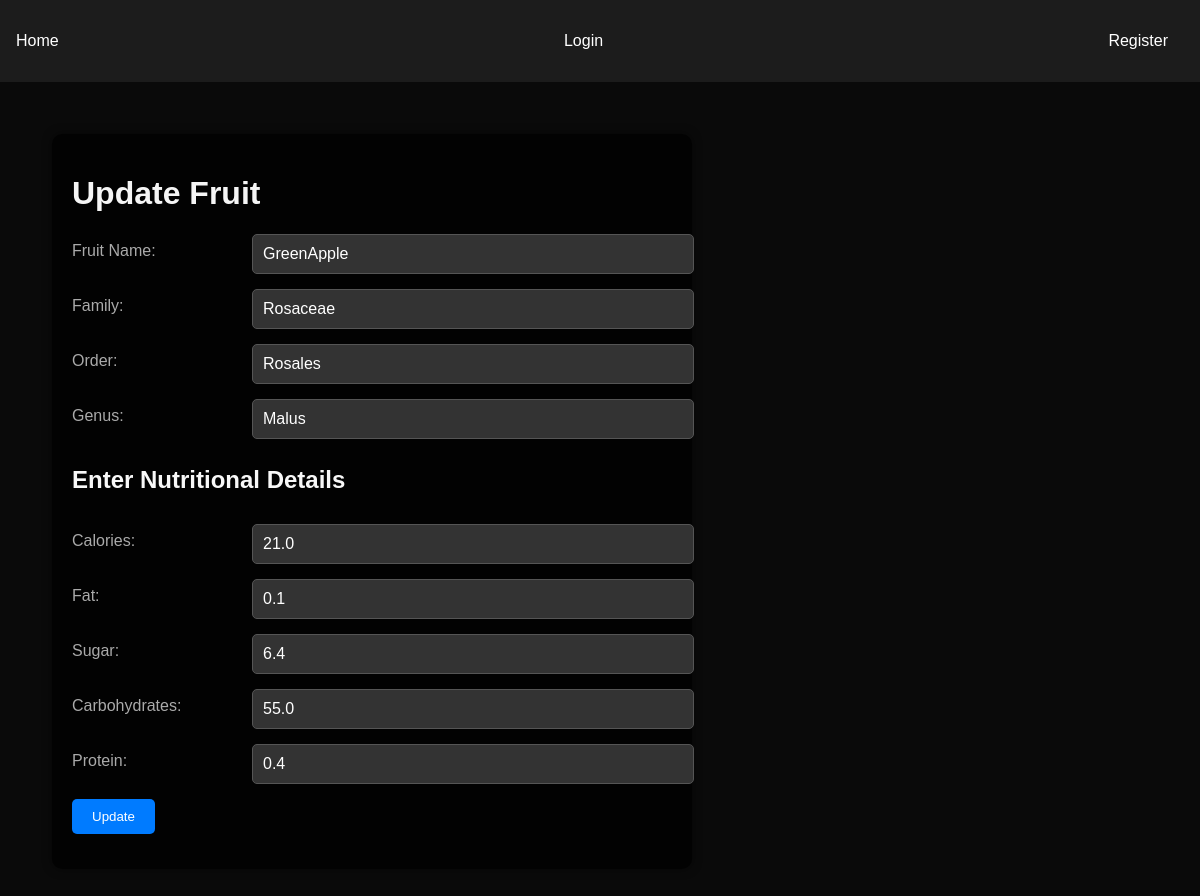
The app's page /users/update_fruit/17/ with its own data.
### users/models.py (models this page shows, shortened)
class Fruit(models.Model):
    name = models.CharField(max_length=100)
    family = models.CharField(max_length=100)
    order = models.CharField(max_length=100)
    genus = models.CharField(max_length=100)
    nutrition = models.OneToOneField(Nutrition, on_delete=models.CASCADE)

class Nutrition(models.Model):
    calories = models.FloatField()
    fat = models.FloatField()
    sugar = models.FloatField()
    carbohydrates = models.FloatField()
    protein = models.FloatField()

### users/views.py (the view)
# urls.py: path('update_fruit/<int:fruit_id>/', views.update_fruit, name='update_fruit'),
def update_fruit(request, fruit_id):
    fruit = get_object_or_404(Fruit, pk=fruit_id)
    if request.method == 'POST':
        fruit_form = FruitForm(request.POST, instance=fruit)
        nutrition_form = NutritionForm(request.POST, instance=fruit.nutrition)
        if fruit_form.is_valid() and nutrition_form.is_valid():
            fruit_form.save()
            nutrition_form.save()
            return redirect('home')
    else:
        fruit_form = FruitForm(instance=fruit)
        nutrition_form = NutritionForm(instance=fruit.nutrition)
    return render(request, 'users/update.html', {
        'fruit_form': fruit_form,
        'nutrition_form': nutrition_form,
    })

### users/forms.py
class FruitForm(forms.ModelForm):
    class Meta:
        model = Fruit
        fields = ['name', 'family', 'order', 'genus']

class NutritionForm(forms.ModelForm):
    class Meta:
        model = Nutrition
        fields = ['calories', 'fat', 'sugar', 'carbohydrates', 'protein']

### users/templates/users/update.html (shortened to what this page needs)
{% extends 'users/base.html' %}
{% load static %}
{% block content %}
<div class="add-container">
    <h1>Update Fruit</h1>
    <form method="POST" class="post-form">
        <div class="form-group row">
            <label class="col-sm-2 col-form-label">Fruit Name:</label>
            <div class="col-sm-4">
                {{ fruit_form.name }}
            </div>
        </div>
        <div class="form-group row">
            <label class="col-sm-2 col-form-label">Family:</label>
            <div class="col-sm-4">
                {{ fruit_form.family }}
            </div>
        </div>
        <div class="form-group row">
            <label class="col-sm-2 col-form-label">Order:</label>
            <div class="col-sm-4">
                {{ fruit_form.order }}
            </div>
        </div>
        <div class="form-group row">
            <label class="col-sm-2 col-form-label">Genus:</label>
            <div class="col-sm-4">
                {{ fruit_form.genus }}
            </div>
        </div>
        <div class="form-group row">
            <div class="col-sm-4">
                <h3>Enter Nutritional Details</h3>
            </div>
        </div>
        <div class="form-group row">
            <label class="col-sm-2 col-form-label">Calories:</label>
            <div class="col-sm-4">
                {{ nutrition_form.calories }}
            </div>
        </div>
        <div class="form-group row">
            <label class="col-sm-2 col-form-label">Fat:</label>
            <div class="col-sm-4">
                {{ nutrition_form.fat }}
            </div>
        </div>
        <div class="form-group row">
            <label class="col-sm-2 col-form-label">Sugar:</label>
            <div class="col-sm-4">
                {{ nutrition_form.sugar }}
            </div>
        </div>
        <div class="form-group row">
            <label class="col-sm-2 col-form-label">Carbohydrates:</label>
            <div class="col-sm-4">
                {{ nutrition_form.carbohydrates }}
            </div>
        </div>
        <div class="form-group row">
            <label class="col-sm-2 col-form-label">Protein:</label>
            <div class="col-sm-4">
                {{ nutrition_form.protein }}
            </div>
        </div>
        <div class="form-group row">
            <div class="col-sm-4">
                <button type="submit" class="btn btn-primary">Update</button>
            </div>
        </div>
    </form>
</div>
{% endblock %}

### users/static/users/styles.css (style rules this page uses)
html { scroll-behavior: smooth; width: 100%; }
body { font-family: Arial, sans-serif; margin:0; background-color:#0a0a0a; color:whitesmoke; }
header p,h3 { margin: 0.5em 0 0; }
.add-container { background-color: rgba(0, 0, 0, 0.8); padding: 20px; border-radius: 10px; text-align: left; box-shadow: 0 0 10px rgba(0, 0, 0, 0.5); max-width: 600px; width: 100%; margin: 20px; }
.add-container h3 { font-size: 24px; margin-bottom: 15px; color: #f8f8f8; }
.add-container .form-group { margin-bottom: 15px; }
.add-container label { font-size: 16px; color: #aaa; display: block; margin-bottom: 5px; }
.add-container input[type="text"], .add-container input[type="number"], .add-container select, .add-container textarea { width: 100%; padding: 10px; border: 1px solid #555; border-radius: 5px; background-color: #333; color: #fff; font-size: 16px; }
.add-container .form-group.row { display: flex; align-items: center; justify-content: space-between; }
.add-container .col-sm-2 { flex: 0 0 20%; }
.add-container .col-sm-4 { flex: 0 0 70%; }
.add-container .btn { background-color: #007BFF; color: #fff; padding: 10px 20px; border: none; border-radius: 5px; cursor: pointer; transition: background-color 0.3s ease; }

### records on screen
Fruit: name "GreenApple", family "Rosaceae", order "Rosales", genus "Malus"
Nutrition: calories "21.0", fat "0.1", sugar "6.4", carbohydrates "55.0", protein "0.4"
